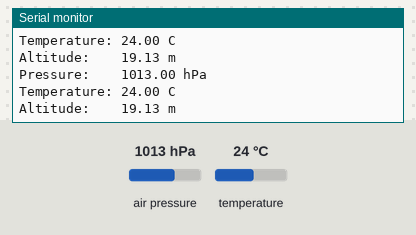
This sketch was run on a simulated Arduino Uno, built with avr-gcc and run on an emulated ATmega328P. On the bench: the last lines printed to the serial monitor. The inputs (shaded band) are chosen by the test bench; at power-on: air pressure 1013 hPa, temperature 24 °C.

Above: at 1.8 s.
1.9 s: air pressure set to 952 hPa
At 2.9 s:
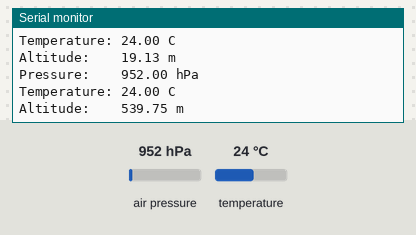
3.4 s: temperature set to 12 °C
At 4.7 s:
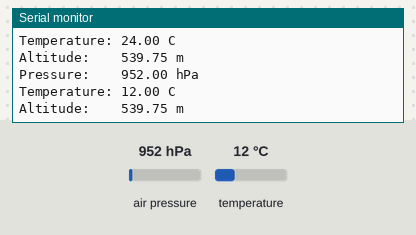
4.9 s: air pressure set to 975 hPa
At 5.6 s:
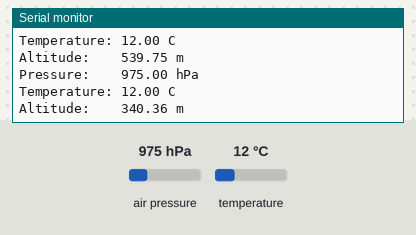
Timing chart, 0 to 7.9 s (numbered marks = the images above; inputs shaded):
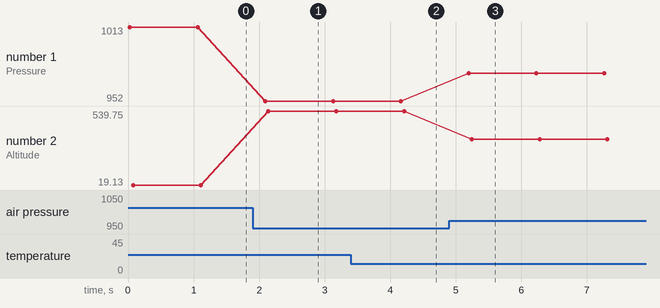

The sketch:

bmp180_altimeter.ino
```cpp
#include <Wire.h>
#include <Adafruit_Sensor.h>
#include <Adafruit_BMP085_U.h>

Adafruit_BMP085_Unified bmp = Adafruit_BMP085_Unified(10085);

void setup(void)
{
  Serial.begin(9600);
  Serial.println("Pressure Sensor Test"); Serial.println("");

  /* Initialise the sensor */
  if(!bmp.begin())
  {
    /* There was a problem detecting the BMP085 ... check your connections */
    Serial.print("Ooops, no BMP085 detected ... Check your wiring or I2C ADDR!");
    while(1);
  }
}

void loop(void)
{
  /* Get a new sensor event */
  sensors_event_t event;
  bmp.getEvent(&event);

  /* Display the results (barometric pressure is measure in hPa) */
  if (event.pressure)
  {
    /* Display atmospheric pressue in hPa */
    Serial.print("Pressure:    ");
    Serial.print(event.pressure);
    Serial.println(" hPa");

    /* Calculating altitude with reasonable accuracy requires pressure    *
     * sea level pressure for your position at the moment the data is     *
     * converted, as well as the ambient temperature in degress           *
     * celcius.  If you don't have these values, a 'generic' value of     *
     * 1013.25 hPa can be used (defined as SENSORS_PRESSURE_SEALEVELHPA   *
     * in sensors.h), but this isn't ideal and will give variable         *
     * results from one day to the next.                                  *
     *                                                                    *
     * You can usually find the current SLP value by looking at weather   *
     * websites or from environmental information centers near any major  *
     * airport.                                                           *
     *                                                                    *
     * For example, for Paris, France you can check the current mean      *
     * pressure and sea level at: http://bit.ly/16Au8ol                   */

    /* First we get the current temperature from the BMP085 */
    float temperature;
    bmp.getTemperature(&temperature);
    Serial.print("Temperature: ");
    Serial.print(temperature);
    Serial.println(" C");

    /* Then convert the atmospheric pressure, SLP and temp to altitude    */
    /* Update this next line with the current SLP for better results      */
    float seaLevelPressure = 1015.3; //SENSORS_PRESSURE_SEALEVELHPA;
    Serial.print("Altitude:    ");
    Serial.print(bmp.pressureToAltitude(seaLevelPressure,
                                        event.pressure,
                                        temperature));
    Serial.println(" m");
    Serial.println("");
  }
  else
  {
    Serial.println("Sensor error");
  }
  delay(1000);
}
```

Measured:
- after the input at 1.9 s, the serial monitor: prints a new line after 0.19 s (image 1)
- after the input at 3.4 s, the serial monitor: prints a new line after 0.79 s (image 2)
- after the input at 4.9 s, the serial monitor: prints a new line after 0.29 s (image 3)
- plotted number 1: 1013 → 952 after the input at 1.9 s, 952 → 975 after the input at 4.9 s
- plotted number 2: 19.13 → 539.75 after the input at 1.9 s, 539.75 → 340.36 after the input at 4.9 s
